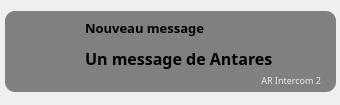
<?xml version="1.0" encoding="UTF-8"?>
<ui version="4.0">
 <class>Popup_win</class>
 <widget class="QWidget" name="Popup_win">
  <property name="geometry">
   <rect>
    <x>0</x>
    <y>0</y>
    <width>340</width>
    <height>105</height>
   </rect>
  </property>
  <property name="windowTitle">
   <string>AR Notifier</string>
  </property>
  <widget class="QFrame" name="global_frame">
   <property name="geometry">
    <rect>
     <x>5</x>
     <y>11</y>
     <width>331</width>
     <height>81</height>
    </rect>
   </property>
   <property name="styleSheet">
    <string notr="true">QFrame{
	outline:none;
	background-color:grey;
	border-radius:10px;

}

QLabel{
	background:none;
	font-family:Kirvy;
}</string>
   </property>
   <property name="frameShape">
    <enum>QFrame::StyledPanel</enum>
   </property>
   <property name="frameShadow">
    <enum>QFrame::Raised</enum>
   </property>
   <widget class="QLabel" name="title">
    <property name="geometry">
     <rect>
      <x>80</x>
      <y>2</y>
      <width>221</width>
      <height>31</height>
     </rect>
    </property>
    <property name="styleSheet">
     <string notr="true">QLabel{
	background:none;
	font:bold 18px;
}</string>
    </property>
    <property name="text">
     <string>&lt;html&gt;&lt;head/&gt;&lt;body&gt;&lt;p&gt;&lt;span style=&quot; font-size:10pt;&quot;&gt;Nouveau message&lt;/span&gt;&lt;/p&gt;&lt;/body&gt;&lt;/html&gt;</string>
    </property>
    <property name="alignment">
     <set>Qt::AlignLeading|Qt::AlignLeft|Qt::AlignVCenter</set>
    </property>
   </widget>
   <widget class="QPushButton" name="logo">
    <property name="geometry">
     <rect>
      <x>2</x>
      <y>-1</y>
      <width>85</width>
      <height>85</height>
     </rect>
    </property>
    <property name="styleSheet">
     <string notr="true">QPushButton{
	image: url(:/icons/icons/AR_logo.png);
	background:none;
	border:none;
}</string>
    </property>
   </widget>
   <widget class="QLabel" name="sender_name">
    <property name="geometry">
     <rect>
      <x>80</x>
      <y>32</y>
      <width>221</width>
      <height>31</height>
     </rect>
    </property>
    <property name="styleSheet">
     <string notr="true">QLabel{
	background:none;
	font: bold 16px;
}</string>
    </property>
    <property name="text">
     <string>&lt;html&gt;&lt;head/&gt;&lt;body&gt;&lt;p&gt;Un message de Antares&lt;/p&gt;&lt;/body&gt;&lt;/html&gt;</string>
    </property>
    <property name="alignment">
     <set>Qt::AlignLeading|Qt::AlignLeft|Qt::AlignVCenter</set>
    </property>
   </widget>
   <widget class="QLabel" name="app_name">
    <property name="geometry">
     <rect>
      <x>215</x>
      <y>60</y>
      <width>101</width>
      <height>20</height>
     </rect>
    </property>
    <property name="styleSheet">
     <string notr="true">QLabel{
	background:none;
	color:#EcEcEc;
}</string>
    </property>
    <property name="text">
     <string>&lt;html&gt;&lt;head/&gt;&lt;body&gt;&lt;p&gt;&lt;span style=&quot; font-size:7pt;&quot;&gt;AR Intercom 2&lt;/span&gt;&lt;/p&gt;&lt;/body&gt;&lt;/html&gt;</string>
    </property>
    <property name="alignment">
     <set>Qt::AlignRight|Qt::AlignTrailing|Qt::AlignVCenter</set>
    </property>
   </widget>
  </widget>
 </widget>
 <resources>
  <include location="resources/img.qrc"/>
 </resources>
 <connections/>
</ui>
